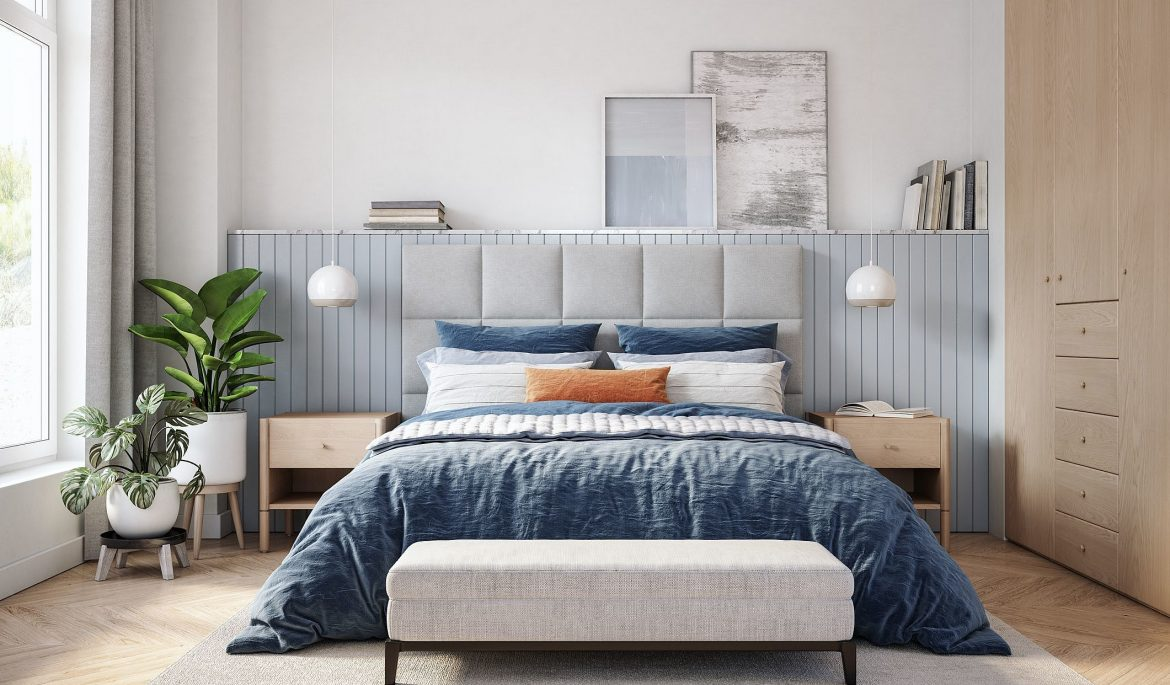
#> input picture quarto_visao.jpeg, 1170 x 685 px
$ python Shi-tomasi.py
#> lines starting #> are read from the running program, lines starting #| are printed output that depends on the picture; after the words box and inside, x2 and y2 are one past the last pixel; in counts of white or black regions, pixels touching at a corner belong together
import cv2
import numpy as np
import matplotlib.pyplot as plt

# Lista de imagens
imagens = ['quarto_visao.jpeg', 'Sala02.jpg', 'Sala3.jpg']

# Lista de maxCorners que queremos testar
max_corners_list = [50, 100, 150]

for max_corners in max_corners_list:
    fig, axes = plt.subplots(1, 3, figsize=(15, 5))  # 1 linha, 3 colunas

    for idx, (img_path, ax) in enumerate(zip(imagens, axes)):
        # Carregar a imagem em escala de cinza
        imagem_cinza = cv2.imread(img_path, cv2.IMREAD_GRAYSCALE)
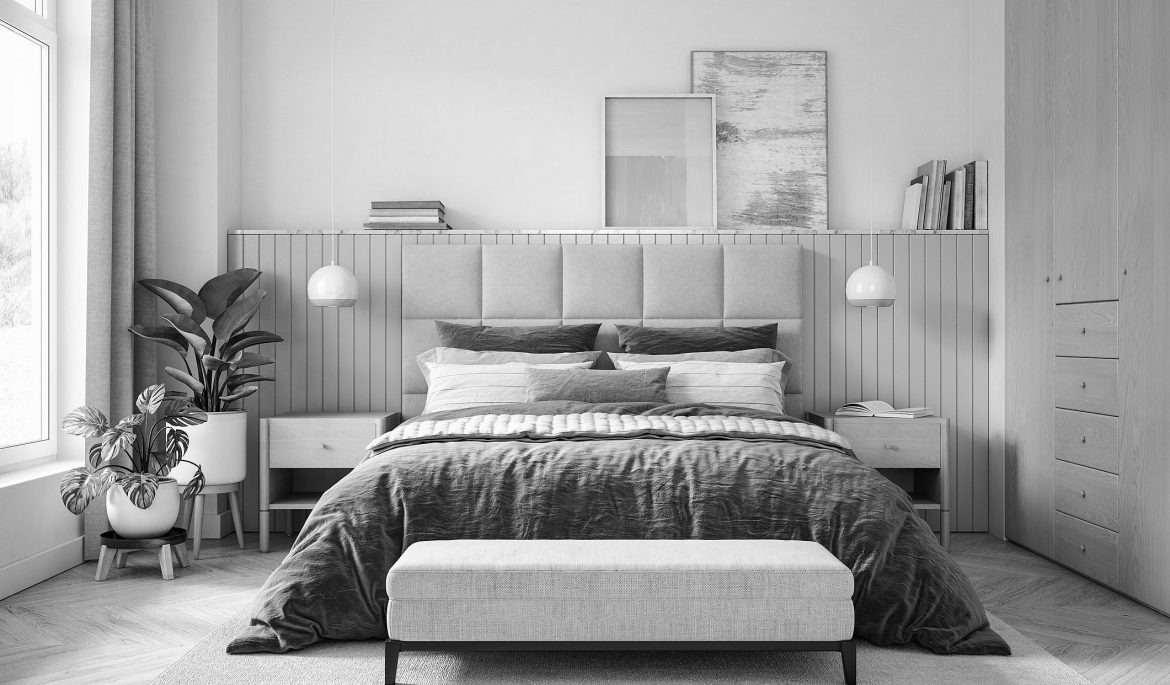
#> imagem_cinza: shape (685, 1170); min 0, max 255, mean 158.7
        if imagem_cinza is None:
            print(f"Erro ao carregar {img_path}")
            continue

        # Aplicar o detector Shi-Tomasi
        cantos = cv2.goodFeaturesToTrack(
            imagem_cinza,
            maxCorners=max_corners,
            qualityLevel=0.01,
            minDistance=10
        )
#> cantos = 50 rows, first 8: [182, 458], [175, 430], [166, 422], [179, 442], [311, 509], [353, 468], [964, 228], [873, 415]

        # Copiar a imagem para desenhar
        imagem_resultado = imagem_cinza.copy()

        if cantos is not None:
            cantos = np.round(cantos).astype(int)
            for canto in cantos:
                x, y = canto.ravel()
                cv2.circle(imagem_resultado, (x, y), 3, 255, -1)  # Círculo branco para marcar o canto
#> this loop made 50 passes
#> (x, y) on passes 1 to 12: (182, 458), (175, 430), (166, 422), (179, 442), (311, 509), (353, 468), (964, 228), (873, 415), (176, 418), (115, 481), (200, 480), (946, 228)
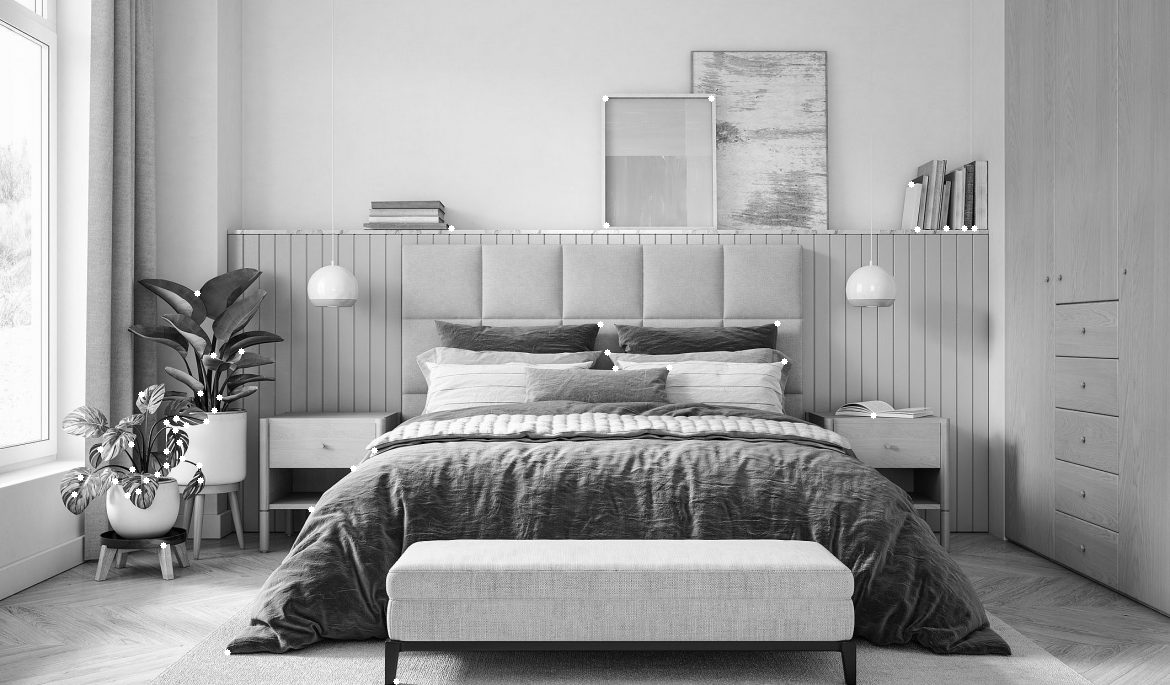
#> imagem_resultado: shape (685, 1170); 0.18% of pixels changed, all inside (x1, y1, x2, y2) = (71, 95, 978, 685)

        # Mostrar no subplot
        ax.imshow(imagem_resultado, cmap='gray')
        ax.set_title(f'Imagem {idx+1}')
        ax.axis('off')

    fig.suptitle(f'Shi-Tomasi - maxCorners={max_corners}', fontsize=16)
    plt.tight_layout()
    plt.show()
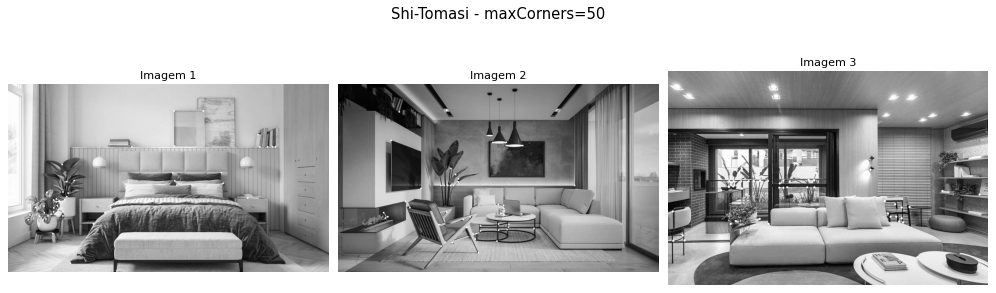
#> figure drawn by matplotlib, 3 panels
